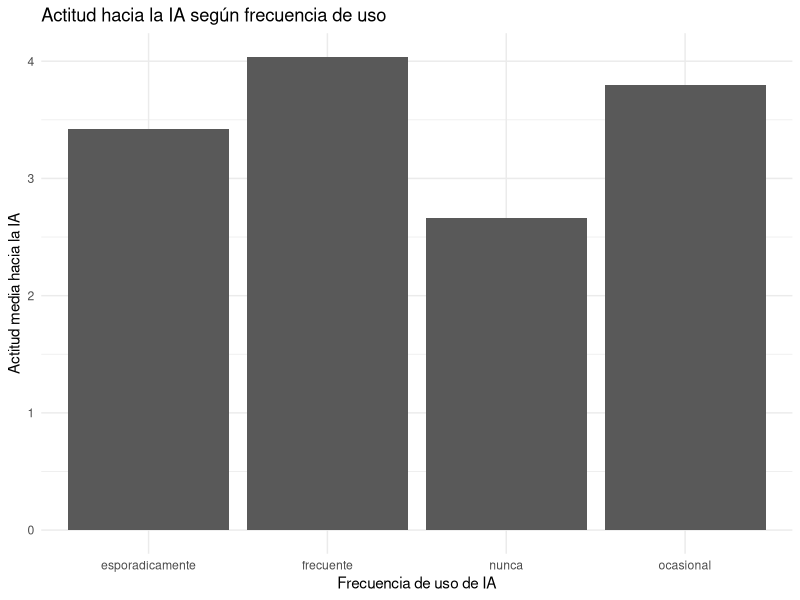
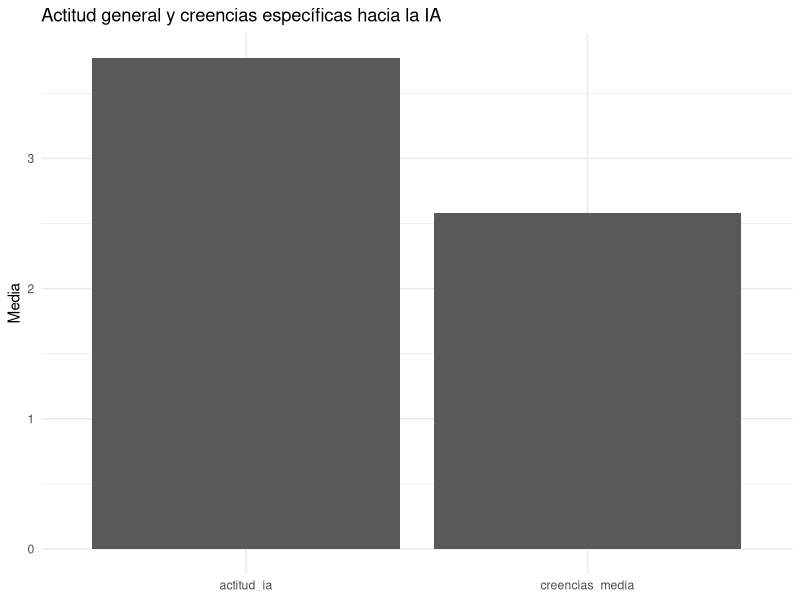
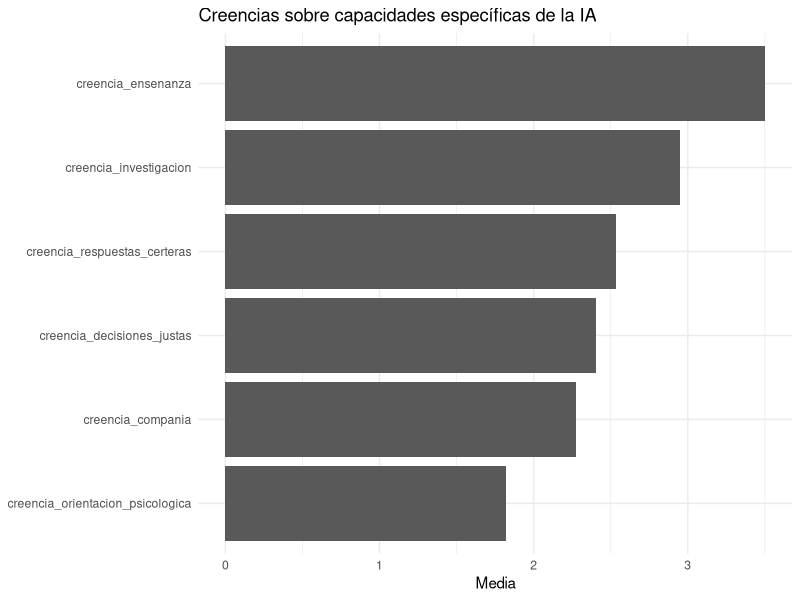

Generate these figures, in order, with R:
## ---- chunk 1
library(tidyverse)

encuesta_ia <- read_csv("data/encuesta_ia_subset.csv")
## ---- chunk 2
encuesta_ia <- encuesta_ia %>%
  mutate(
    actitud_ia = rowMeans(
      pick(
        actitud_positiva,
        actitud_trabajo_estudio,
        actitud_vida_cotidiana,
        actitud_aprender_ia
      ),
      na.rm = TRUE
    )
  )
## ---- chunk 3
encuesta_ia <- encuesta_ia %>%
  mutate(
    creencias_media = rowMeans(
      pick(
        creencia_decisiones_justas,
        creencia_respuestas_certeras,
        creencia_orientacion_psicologica,
        creencia_compania,
        creencia_investigacion,
        creencia_ensenanza
      ),
      na.rm = TRUE
    )
  )
## ---- chunk 4
encuesta_ia <- encuesta_ia %>%
  mutate(
    brecha_actitud_creencias = actitud_ia - creencias_media
  )
## ---- chunk 5
encuesta_ia %>%
  summarise(
    actitud_media = mean(actitud_ia),
    creencias_media = mean(creencias_media),
    brecha_media = mean(brecha_actitud_creencias)
  )
## ---- chunk 6
encuesta_ia %>%
  group_by(frecuencia_uso_ia) %>%
  summarise(
    n = n(),
    actitud_media = mean(actitud_ia),
    creencias_media = mean(creencias_media),
    brecha_media = mean(brecha_actitud_creencias)
  )
## ---- chunk 7
encuesta_ia %>%
  group_by(area_trabajo_grupo) %>%
  summarise(
    n = n(),
    actitud_media = mean(actitud_ia),
    creencias_media = mean(creencias_media),
    brecha_media = mean(brecha_actitud_creencias)
  )
## ---- chunk 8
encuesta_ia %>%
  group_by(grupo_edad) %>%
  summarise(
    n = n(),
    actitud_media = mean(actitud_ia),
    creencias_media = mean(creencias_media),
    brecha_media = mean(brecha_actitud_creencias)
  )
## ---- chunk 9
library(tidyverse)

encuesta_ia <- read_csv("data/encuesta_ia_subset.csv") %>%
  mutate(
    actitud_ia = rowMeans(
      pick(
        actitud_positiva,
        actitud_trabajo_estudio,
        actitud_vida_cotidiana,
        actitud_aprender_ia
      ),
      na.rm = TRUE
    ),
    creencias_media = rowMeans(
      pick(
        creencia_decisiones_justas,
        creencia_respuestas_certeras,
        creencia_orientacion_psicologica,
        creencia_compania,
        creencia_investigacion,
        creencia_ensenanza
      ),
      na.rm = TRUE
    ),
    brecha_actitud_creencias = actitud_ia - creencias_media
  )
## ---- chunk 10
encuesta_ia %>%
  summarise(
    casos = n(),
    edad_media = mean(edad),
    actitud_media = mean(actitud_ia),
    creencias_media = mean(creencias_media),
    brecha_media = mean(brecha_actitud_creencias)
  )
## ---- chunk 11
tabla_frecuencia <- encuesta_ia %>%
  group_by(frecuencia_uso_ia) %>%
  summarise(
    n = n(),
    actitud_media = mean(actitud_ia),
    creencias_media = mean(creencias_media),
    brecha_media = mean(brecha_actitud_creencias)
  )

tabla_frecuencia
## ---- chunk 12
tabla_frecuencia %>%
  ggplot(aes(x = frecuencia_uso_ia, y = actitud_media)) +
  geom_col() +
  labs(
    x = "Frecuencia de uso de IA",
    y = "Actitud media hacia la IA",
    title = "Actitud hacia la IA según frecuencia de uso"
  ) +
  theme_minimal()
## ---- chunk 13
tabla_comparacion <- encuesta_ia %>%
  summarise(
    actitud_ia = mean(actitud_ia),
    creencias_media = mean(creencias_media)
  ) %>%
  pivot_longer(
    cols = everything(),
    names_to = "variable",
    values_to = "media"
  )

tabla_comparacion
## ---- chunk 14
tabla_comparacion %>%
  ggplot(aes(x = variable, y = media)) +
  geom_col() +
  labs(
    x = NULL,
    y = "Media",
    title = "Actitud general y creencias específicas hacia la IA"
  ) +
  theme_minimal()
## ---- chunk 15
creencias_largo <- encuesta_ia %>%
  select(starts_with("creencia_")) %>%
  pivot_longer(
    cols = everything(),
    names_to = "creencia",
    values_to = "valor"
  )

creencias_largo %>%
  group_by(creencia) %>%
  summarise(media = mean(valor)) %>%
  arrange(desc(media))
## ---- chunk 16
creencias_largo %>%
  group_by(creencia) %>%
  summarise(media = mean(valor)) %>%
  ggplot(aes(x = reorder(creencia, media), y = media)) +
  geom_col() +
  coord_flip() +
  labs(
    x = NULL,
    y = "Media",
    title = "Creencias sobre capacidades específicas de la IA"
  ) +
  theme_minimal()
